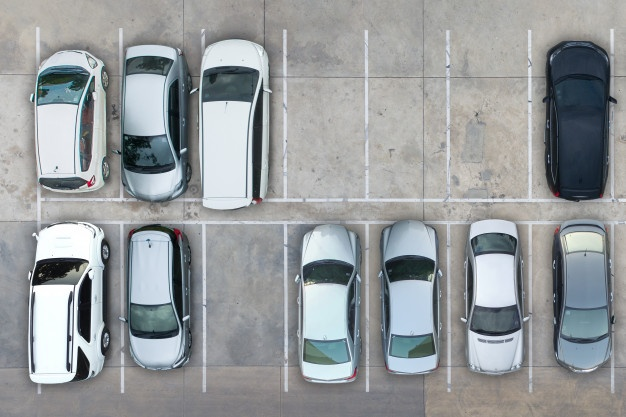
#> input picture Script Python/correct_image/parking_a.jpg, 626 x 417 px, given in place of parking_a.jpg.jpg, which was not available
$ python main.py   (Python 2 division)
#> lines starting #> are read from the running program, lines starting #| are printed output that depends on the picture; after the words box and inside, x2 and y2 are one past the last pixel; in counts of white or black regions, pixels touching at a corner belong together; pictures that were not available may be replaced by others from this repository, and a replacement may not be noted
import sys
import cv2
import numpy as np
import time
import mysql.connector

drone_image = input("Image à travailler ?")
#> the answer given: correct_image/parking_a.jpg
img = cv2.imread(f'correct_image/parking_{drone_image}.jpg')
#> img is the input picture: shape (417, 626, 3); mean B, G, R 156, 154.3, 150.3
test_image = np.copy(img)
cv2.imshow("Original", img)


def increase_contrast(img):
    lab = cv2.cvtColor(img, cv2.COLOR_BGR2LAB)
#> lab: shape (417, 626, 3); mean of channels 0, 1, 2 160.3, 127.1, 126.6
    l, a, b = cv2.split(lab)
    clahe = cv2.createCLAHE(clipLimit=3.0, tileGridSize=(8, 8))
    cl = clahe.apply(l)
    limg = cv2.merge((cl, a, b))
#> limg: shape (417, 626, 3); mean of channels 0, 1, 2 146.5, 127.1, 126.6
    final = cv2.cvtColor(limg, cv2.COLOR_LAB2BGR)
    return final


contrast = increase_contrast(test_image)


def increase_brightness(img, value=30):
#> called with value = 30
    hsv = cv2.cvtColor(img, cv2.COLOR_BGR2HSV)
#> hsv: shape (417, 626, 3); mean H, S, V 68, 28.9, 145.9
    h, s, v = cv2.split(hsv)

    lim = 255 - value
    v[v > lim] = 255
#> v: shape (417, 626); min 2, max 255, mean 147.4
    v[v <= lim] += value

    final_hsv = cv2.merge((h, s, v))
#> final_hsv: shape (417, 626, 3); mean H, S, V 68, 28.9, 173.3
    img = cv2.cvtColor(final_hsv, cv2.COLOR_HSV2BGR)
    return img


brightness = increase_brightness(contrast)


def select_rgb_white_yellow(image):
    # white color mask
    lower = np.uint8([120, 120, 120])
    upper = np.uint8([255, 255, 255])
    white_mask = cv2.inRange(image, lower, upper)
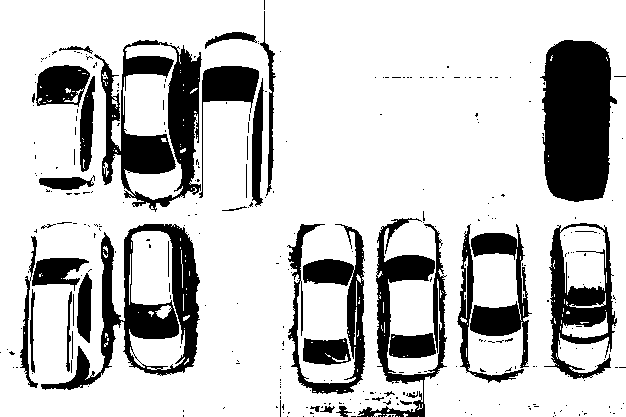
#> white_mask: shape (417, 626); 78.2% white; 313 black regions (274 under 20 px), largest, box (x1, y1, x2, y2) and area: (540, 40, 617, 202) 9948, (94, 40, 202, 212) 8015, (41, 224, 200, 390) 7616
    # yellow color mask
    lower = np.uint8([190, 190, 0])
    upper = np.uint8([255, 255, 255])
    yellow_mask = cv2.inRange(image, lower, upper)
#> yellow_mask: shape (417, 626); 19.2% white; 398 white regions (318 under 20 px), largest, box (x1, y1, x2, y2) and area: (28, 222, 104, 384) 7415, (199, 40, 268, 209) 6967, (35, 50, 105, 192) 5038
    # combine the mask
    mask = cv2.bitwise_or(white_mask, yellow_mask)
    masked = cv2.bitwise_and(image, image, mask=mask)
    return masked


white_yellow_image = select_rgb_white_yellow(test_image)
white_yellow_image2 = select_rgb_white_yellow(brightness)
#> in select_rgb_white_yellow (call 2), `white_mask = cv2.inRange(image, lower, upper)`: white_mask: shape (417, 626); 75.1% white; 575 black regions (511 under 20 px), largest, box (x1, y1, x2, y2) and area: (540, 40, 617, 203) 9724, (21, 34, 201, 213) 9158, (41, 223, 201, 392) 8234
#> in select_rgb_white_yellow (call 2), `yellow_mask = cv2.inRange(image, lower, upper)`: yellow_mask: shape (417, 626); 36% white; 1024 white regions (899 under 20 px), largest, box (x1, y1, x2, y2) and area: (268, 0, 626, 255) 24069, (28, 222, 104, 394) 7759, (199, 39, 272, 210) 7220
#> in select_rgb_white_yellow (call 2), `masked = cv2.bitwise_and(image, image, mask=mask)`:
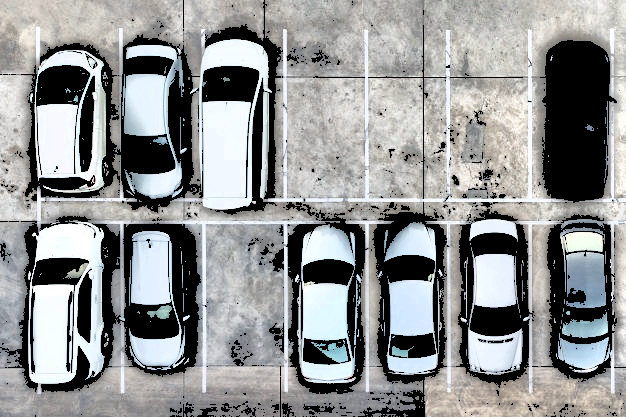
#> masked: shape (417, 626, 3); mean B, G, R 145.9, 145.4, 143.6


# convert_gray_scale
def convert_gray_scale(image):
    return cv2.cvtColor(image, cv2.COLOR_RGB2GRAY)


gray_images = convert_gray_scale(white_yellow_image)
gray_images2 = convert_gray_scale(white_yellow_image2)


# detect_edges
def detect_edges(image, low_threshold=50, high_threshold=200):
#> called with low_threshold = 50, high_threshold = 200
    return cv2.Canny(image, low_threshold, high_threshold)
#> returned value: shape (417, 626); 9.8% white in thin lines or dots


edge_images = detect_edges(white_yellow_image)
edge_images2 = detect_edges(white_yellow_image2)
#> in detect_edges (call 2), `return cv2.Canny(image, low_threshold, high_threshold)`: returned value: shape (417, 626); 19.7% white in thin lines or dots


# Choose the all parking
# filter
def filter_region(image, vertices):
    """
    Create the mask using the vertices and apply it to the input image
    """
    mask = np.zeros_like(image)
    if len(mask.shape) == 2:
        cv2.fillPoly(mask, vertices, 255)
    else:
        cv2.fillPoly(mask, vertices, (255,) * mask.shape[2])  # in case, the input image has a channel dimension
    return cv2.bitwise_and(image, mask)


def select_region(image):
    """
    It keeps the region surrounded by the `vertices` (i.e. polygon).  Other area is set to 0 (black).
    """
    # first, define the polygon by vertices
    rows, cols = image.shape[:2]
#> rows = 417; cols = 626
    pt_1 = [cols * 0.05, rows * 0.95]
#> pt_1 = [31.3, 396.1]
    pt_2 = [cols * 0.05, rows * 0.05]
#> pt_2 = [31.3, 20.85]
    pt_3 = [cols * 0.98, rows * 0.05]
#> pt_3 = [613.5, 20.85]
    pt_4 = [cols * 0.98, rows * 0.95]
#> pt_4 = [613.5, 396.1]
    # the vertices are an array of polygons (i.e array of arrays) and the data type must be integer
    vertices = np.array([[pt_1, pt_2, pt_3, pt_4]], dtype=np.int32)
    return filter_region(image, vertices)
#> in filter_region, `cv2.fillPoly(mask, vertices, 255)`: mask: shape (417, 626); 84.2% white; 1 black region, box (x1, y1, x2, y2) and area: (0, 0, 626, 417) 41251
#> in filter_region, `return cv2.bitwise_and(image, mask)`: returned value: shape (417, 626); 9.1% white in thin lines or dots, all inside (x1, y1, x2, y2) = (31, 20, 614, 397)
#> in filter_region (call 2), `return cv2.bitwise_and(image, mask)`:
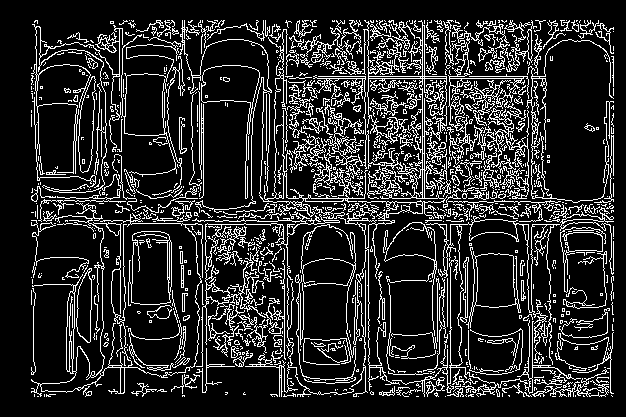
#> returned value: shape (417, 626); 16.3% white in thin lines or dots, all inside (x1, y1, x2, y2) = (31, 20, 614, 397)


roi_image = select_region(edge_images)
roi_image2 = select_region(edge_images2)


def hough_lines(image):
    """
    `image` should be the output of a Canny transform.

    Returns hough lines (not the image with lines)
    """
    return cv2.HoughLinesP(image, rho=0.1, theta=np.pi / 10, threshold=15, minLineLength=9, maxLineGap=4)


line_image = np.copy(img) * 0  # dessiner les lignes sur un cadran blanc de meme tailles que l'image
#> line_image: shape (417, 626, 3); every value is 0
list_of_lines = hough_lines(roi_image2)
#> list_of_lines = 1854 rows, first 6: [422, 213, 422, 22], [263, 201, 396, 201], [450, 85, 450, 74], [88, 220, 141, 220], [365, 336, 365, 270], [181, 224, 270, 224]
for line in list_of_lines:
    for x1, y1, x2, y2 in line:
        cv2.line(line_image, (x1, y1), (x2, y2), (255, 255, 255), 5)
#> this loop made 1854 passes
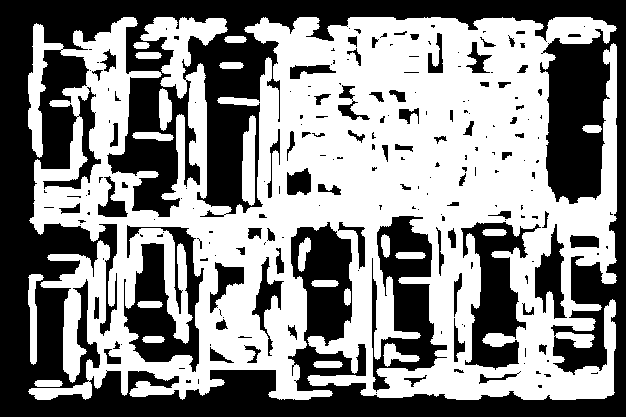
#> line_image: shape (417, 626, 3); 53.2% white; 210 black regions (127 under 20 px), largest, box (x1, y1, x2, y2) and area: (0, 0, 626, 417) 93058, (372, 216, 447, 392) 6077, (124, 225, 204, 372) 5766

list_of_lines = hough_lines(roi_image)
#> list_of_lines = 700 rows, first 6: [85, 198, 118, 198], [437, 224, 472, 224], [368, 348, 368, 220], [184, 220, 214, 220], [51, 201, 63, 201], [318, 76, 542, 76]
for line in list_of_lines:
    for x1, y1, x2, y2 in line:
        cv2.line(line_image, (x1, y1), (x2, y2), (0, 255, 0), 5)
#> this loop made 700 passes
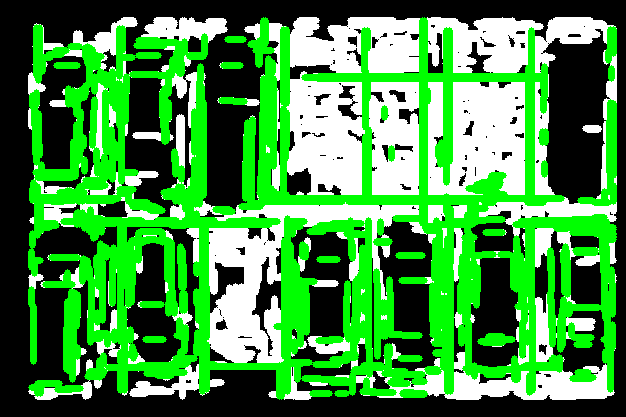
#> line_image: shape (417, 626, 3); mean B, G, R 65, 147.1, 65

# Dessiner les lignes sur la photo orignale
hough = cv2.addWeighted(img, 0.8, line_image, 1, 0)

arr1 = [[38, 23], [38, 200], [120, 200], [120, 23]]
arr2 = [[38, 225], [38, 395], [120, 395], [120, 225]]
arr3 = [[120, 23], [120, 200], [202, 200], [202, 23]]
arr4 = [[120, 225], [120, 395], [202, 395], [202, 225]]
arr5 = [[202, 23], [202, 200], [284, 200], [284, 23]]
arr6 = [[202, 225], [202, 395], [284, 395], [284, 225]]
arr7 = [[284, 23], [284, 200], [366, 200], [366, 23]]
arr8 = [[284, 225], [284, 395], [366, 395], [366, 225]]
arr9 = [[366, 23], [366, 200], [448, 200], [448, 23]]
arr10 = [[366, 225], [366, 395], [448, 395], [448, 225]]
arr11 = [[448, 23], [448, 200], [530, 200], [530, 23]]
arr12 = [[448, 225], [448, 395], [530, 395], [530, 225]]
arr13 = [[530, 23], [530, 200], [612, 200], [612, 23]]
arr14 = [[530, 225], [530, 395], [612, 395], [612, 225]]

test_hough = hough.copy

g = globals()
nombre_place_libre = 0
nombre_place_totale = 0
for i in np.arange(0, 15):
    x = 'arr{}'.format(i)
    print(x)
    if x in globals():
        print(g[x])
        print(f"Place numéro {i}")
        for s in g[x]:
            cv2.circle(hough, (s[0], s[1]), 3, (255, 0, 255), -1)

        a = (g[x][0][0] + g[x][2][0]) / 2
        b = (g[x][0][1] + g[x][2][1]) / 2

        color_middle = hough[int(b), int(a)]  # row major, like in opencv
        moyenne = [0, 0, 0]
        diviseur = 0
        for i in range(g[x][0][0], g[x][2][0]):
            for j in range(g[x][0][1], g[x][2][1]):
                color = hough[int(j), int(i)]
                moyenne[0] = moyenne[0] + color[0]
                moyenne[1] = moyenne[1] + color[1]
                moyenne[2] = moyenne[2] + color[2]
                diviseur = diviseur + 1
        print(color_middle[0])
        moyenne[0] = moyenne[0] / diviseur
        moyenne[1] = moyenne[1] / diviseur
        moyenne[2] = moyenne[2] / diviseur
        print(moyenne)

        if moyenne[0] > 180 and moyenne[1] > 180 and moyenne[2] > 180:
            cv2.circle(img, (int(a), int(b)), 5, (0, 255, 0), -1)
            nombre_place_libre = nombre_place_libre + 1
            nombre_place_totale = nombre_place_totale + 1
        else:
            cv2.circle(img, (int(a), int(b)), 5, (0, 0, 255), -1)
            nombre_place_totale = nombre_place_totale + 1

    else:
        print("La zone n'existe pas")
#> this loop made 15 passes
#> color_middle on passes 2 to 13: [191, 255, 171], [36, 255, 23], [193, 255, 176], [128, 132, 107], [190, 187, 181], [255, 255, 255], [255, 255, 255], [192, 189, 170], [145, 149, 150], [182, 167, 150], [255, 255, 255], [81, 70, 64]
#| 191
#| 36
#| 193
#| 128
#| 190
#| 255
#| 255
#| 192
#> (further printed lines are left out)
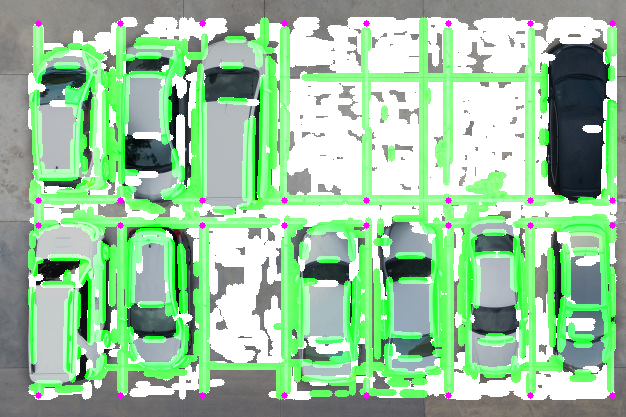
#> hough: shape (417, 626, 3); mean B, G, R 157.9, 197.7, 153
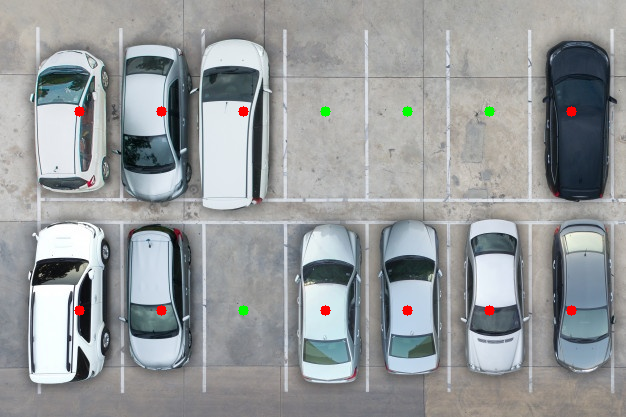
#> img: shape (417, 626, 3); 0.43% of pixels changed, all inside (x1, y1, x2, y2) = (74, 106, 577, 316)
#> after the loop, nombre_place_libre = 4; nombre_place_totale = 14

time = time.strftime('%Y-%m-%d %H:%M:%S')
if drone_image == 'a1' or drone_image == 'b1' or drone_image == 'c1' or drone_image == 'd1':
    nom_parking = "EPHEC"
    adresse_parking = "LLN"
    latCoor = '50.6658'
    lngCoor = '4.61149'

elif drone_image == 'a2' or drone_image == 'b2' or drone_image == 'c2' or drone_image == 'd2':
    nom_parking = "ISJB"
    adresse_parking = "WAVRE"
    latCoor = '50.7183'
    lngCoor = '4.61341'
    nombre_place_totale = 30
    nombre_place_libre + 9

else:
    nom_parking = "WALIBI"
    adresse_parking = "WAVRE"
    latCoor = '50.7031'
    lngCoor = '4.59581'
    nombre_place_totale = 520
    nombre_place_libre = (nombre_place_libre + 15) * 8
#> nombre_place_libre = 152


try:
#> (the run stopped early here; a loop or call above may not have finished)
